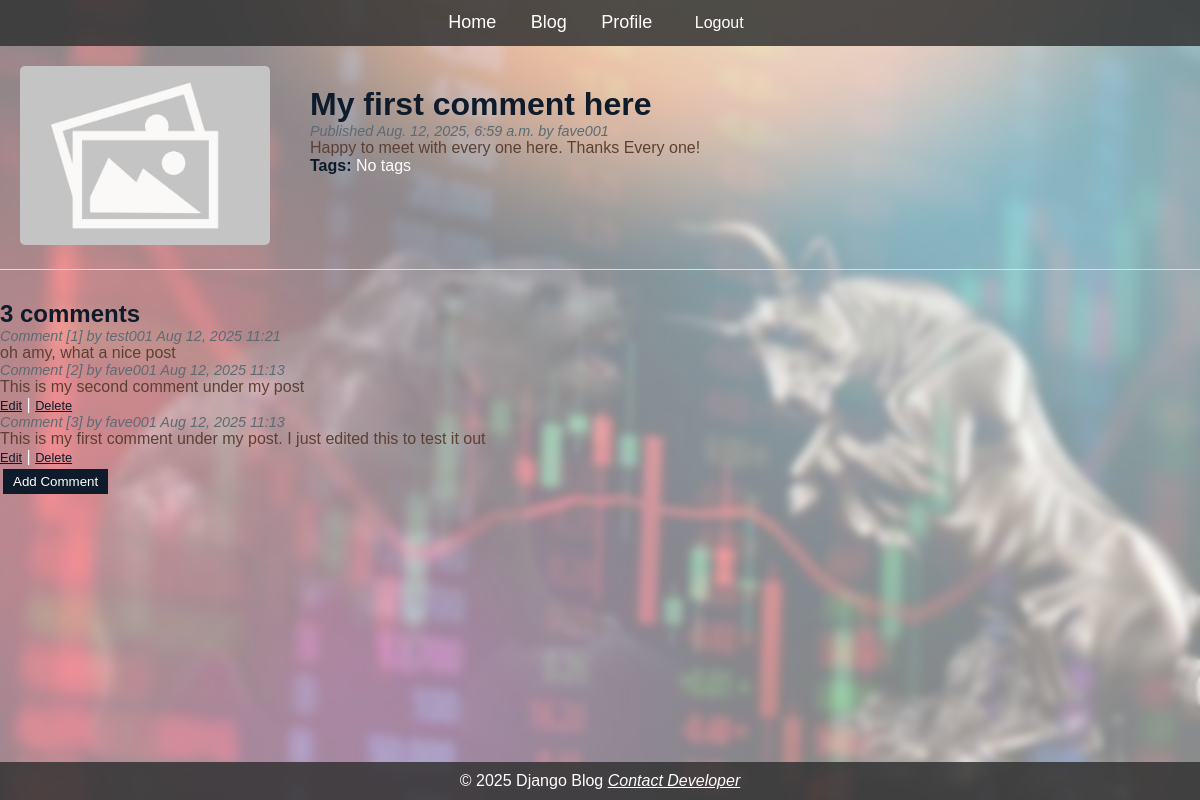
/blog/post/1/ (signed in), run on the app's committed database.
### blog/models.py (models this page shows, shortened)
class Post(models.Model):
    title = models.CharField(max_length=200)
    content = models.TextField()
    published_date = models.DateTimeField(auto_now_add=True)
    author = models.ForeignKey(User, on_delete=models.CASCADE, related_name='post_author')
    image = models.ImageField(upload_to='post_images/', default='post_images/default.jpg')
    tags = TaggableManager()

class Comment(models.Model):
    post = models.ForeignKey(Post, on_delete=models.CASCADE, related_name='comments')
    author = models.ForeignKey(User, on_delete=models.CASCADE, related_name='comment_author')
    content = models.TextField()
    created_at = models.DateTimeField(auto_now_add=True)
    updated_at = models.DateTimeField(auto_now=True)

### blog/views.py (the view)
# urls.py: path('post/<int:pk>/', PostDetailView.as_view(), name='post_detail'),
class PostDetailView(DetailView):
    model = Post
    template_name = 'blog/post_detail.html'
    def get_context_data(self, **kwargs):
        context = super().get_context_data(**kwargs)
        post = self.object
        context['comments'] = post.comments.all().order_by('-created_at')
        context['form'] = CommentForm()
        return context

### blog/templates/blog/post_detail.html (shortened to what this page needs)
{% extends "blog/base.html" %}
{% block content %}
<div class="post-container" style='padding: 20px;'>
    {% if post.image %}
        <div class="post-image">
            <img src="{{ post.image.url }}" alt="Post image">
        </div>
    {% else %}
        <div class="post-image">
            <p>No image available.</p>
        </div>
    {% endif %}
    <div class="post-details" style='padding: 20px;'>
        <h1 class="tags-label">{{ post.title }}</h1>
        <p class="date">
            Published {{ post.published_date }} by {{ post.author }}
        </p>
        <div class="post-body">
            {{ post.content|linebreaks }}
        </div>
        <p class="tags">
            <span class="tags-label">Tags:</span>
            {% for tag in post.tags.all %}
                <a href="{% url 'post_list_by_tag' tag.slug %}">{{ tag.name }}</a>
                {% if not forloop.last %}, {% endif %}
            {% empty %}
                <span>No tags</span>
            {% endfor %}
        </p>
    </div>
</div>
{% with comments.count as total_comments %}
    <h2>
        <span class="tags-label"> {{ total_comments }} comment{{ total_comments|pluralize }} </span>
    </h2>
{% endwith %}
{% for comment in comments %}
    <div class="comment">
        <p class="date">
            Comment [{{ forloop.counter }}] by {{ comment.author.username }}
            {{ comment.created_at|date:"M d, Y H:i" }}
        </p>
        <div class="post-body"> {{ comment.content|linebreaks }} </div>
        {% if user == comment.author %}
            <a href="{% url 'edit_comment' comment.pk %}" style='font-size: 0.8rem; color: #0d1b2a;'>Edit</a> |
            <a href="{% url 'delete_comment' comment.pk %}" style='font-size: 0.8rem; color: #0d1b2a;'>Delete</a>
        {% endif %}
    </div>
{% empty %}
    <p class="date">No comments yet. Be the first to comment!</p>
{% endfor %}
{% if user.is_authenticated %}
    <a href="{% url 'add_comment' post.pk %}" class="search-form" style='padding:3px;'>
        <button type="submit">Add Comment</button>
    </a>
{% else %}
    <a href="{% url 'login' %}" class="search-form" style='padding:3px;'>
        <button type="submit">Add Comment</button>
    </a>
{% endif %}
{% endblock %}

### blog/static/css/styles.css (style rules this page uses)
* { margin: 0; padding: 0; box-sizing: border-box; }
html, body { height: 100%; margin: 0; display: flex; flex-direction: column; }
body { display: flex; flex-direction: column; min-height: 100vh; font-family: Arial, sans-serif; color: white; background: linear-gradient(rgba(255, 255, 255, 0.5), rgba(255, 255, 255, 0.5)), url('/static/images/hero-trading-bg.jpg') no-repeat center center fixed; background-size: cover; backdrop-filter: blur(4px); animation: fadeInBg 1.5s ease-in-out; }
.search-form { display: flex; gap: 5px; }
.search-form button { padding: 5px 10px; background-color: #0d1b2a; color: white; border: none; cursor: pointer; }
.post-container { display: flex; align-items: flex-start; gap: 20px; margin-bottom: 30px; border-bottom: 1px solid #ddd; padding-bottom: 15px; }
.post-image img { max-width: 250px; height: auto; border-radius: 5px; }
.post-details { flex: 1; }
.date { font-size: 0.9em; color: #5c6b73; font-style: italic; }
.post-body { color: #5C4033; }
.tags-label { color: #0d1b2a; font-weight: bold; }

### data on the page
Post: image (placeholder picture), title "My first comment here", published_date "Aug. 12, 2025, 6:59 a.m.", author "fave001", content "Happy to meet with every one here. Thanks Every one!"
Comment: author.username "test001", created_at "Aug 12, 2025 11:21", content "oh amy, what a nice post"
Comment: author.username "fave001", created_at "Aug 12, 2025 11:13", content "This is my second comment under my post", shows "Edit"
Comment: author.username "fave001", created_at "Aug 12, 2025 11:13", content "This is my first comment under my post. I just edited this to test it out", shows "Edit"

### other printed values
{{ total_comments }} "3"
